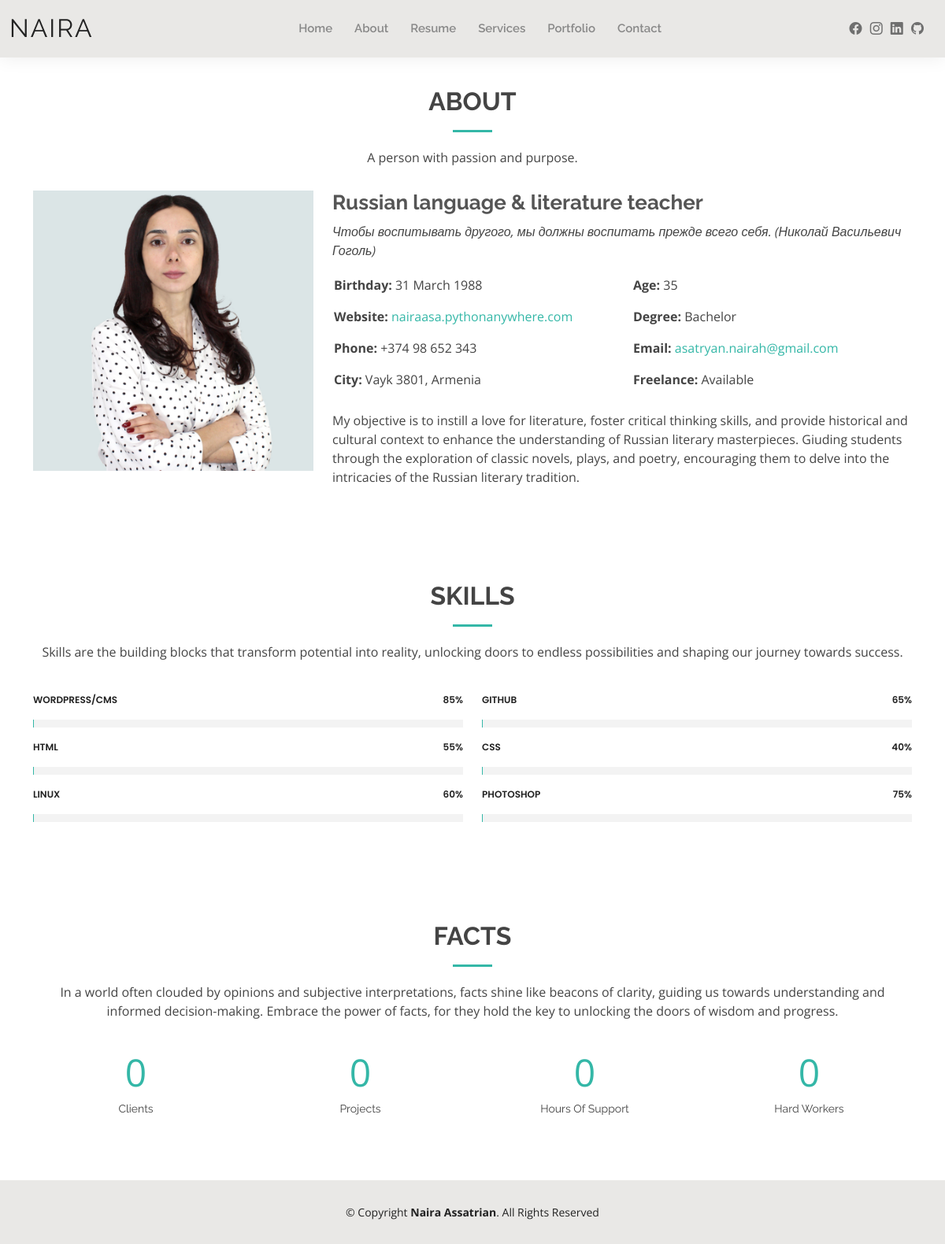
The page /about/ on the database its author committed.
### resume/models.py (models this page shows, shortened)
class PersonalData(models.Model):
    first_name = models.TextField(max_length=20)
    last_name = models.TextField(max_length=30)
    who_i_am = models.TextField(max_length=50, blank=True, null=True)
    summary = models.TextField(max_length=500, blank=True, null=True)
    address = models.TextField(max_length=50, blank=True, null=True)
    tel = models.CharField(max_length=15, blank=True, null=True)
    email = models.EmailField(blank=True, null=True)
    bday = models.CharField(max_length=50, blank=True, null=True)
    website = models.CharField(max_length=50, blank=True, null=True)
    quote = models.TextField(max_length=500, blank=True, null=True)
    quote01 = models.TextField(max_length=500, blank=True, null=True)
    quote02 = models.TextField(max_length=500, blank=True, null=True)
    quote03 = models.TextField(max_length=500, blank=True, null=True)
    quote04 = models.TextField(max_length=500, blank=True, null=True)
    quote05 = models.TextField(max_length=500, blank=True, null=True)
    quote06 = models.TextField(max_length=500, blank=True, null=True)
    user = models.ForeignKey(User, on_delete = models.CASCADE)

class Skill(models.Model):
    name = models.TextField(max_length=30)
    value = models.PositiveIntegerField(validators=[MaxValueValidator(100), MinValueValidator(1)], default=1)

class Fact(models.Model):
    name = models.TextField()
    value = models.IntegerField()

### resume/views.py (the view)
# urls.py: path("about/", about, name = "about"),
def about(request):
    skills = Skill.objects.all()
    facts = Fact.objects.all()
    personal_data = PersonalData.objects.first()
    data2 = {
        "skills": [skills[:3],skills[3:]],
        "facts": facts,
        "personal_data": personal_data
    }
    return render(request, "about.html", context=data2)

### resume/templates/about.html (shortened to what this page needs)
{% extends "base.html" %} {% load static %} {% block bodycontent %}
  <main id="main">
    <section id="about" class="about">
      <div class="container" data-aos="fade-up">
        <div class="section-title">
          <h2>About</h2>
          <p>{{personal_data.quote01}}</p>
        </div>
        <div class="row">
          <div class="col-lg-4">
            <img src="{% static 'assets/img/about.jpg' %}" class="img-fluid" alt="">
          </div>
          <div class="col-lg-8 pt-4 pt-lg-0 content">
            <h3>Russian language &amp; literature teacher</h3>
            <p class="fst-italic">
              {{personal_data.quote02}}
            </p>
            <div class="row">
              <div class="col-lg-6">
                <ul>
                  <li><i class="bi bi-rounded-right"></i> <strong>Birthday:</strong> {{personal_data.bday}}</li>
                  <li><i class="bi bi-rounded-right"></i> <strong>Website:</strong><a href="https://nairaasa.pythonanywhere.com" target="_blank"> {{personal_data.website}}</a> </li>
                  <li><i class="bi bi-rounded-right"></i> <strong>Phone:</strong> {{personal_data.tel}}</li>
                  <li><i class="bi bi-rounded-right"></i> <strong>City:</strong> {{personal_data.address}}</li>
                </ul>
              </div>
              <div class="col-lg-6">
                <ul>
                  <li><i class="bi bi-rounded-right"></i> <strong>Age:</strong> 35</li>
                  <li><i class="bi bi-rounded-right"></i> <strong>Degree:</strong> Bachelor</li>
                  <li><i class="bi bi-rounded-right"></i> <strong>Email:</strong><a href = "mailto: abc@example.com" target="_blank"> {{personal_data.email}}</a></li>
                  <li><i class="bi bi-rounded-right"></i> <strong>Freelance:</strong> Available</li>
                </ul>
              </div>
            </div>
            <p>
              {{personal_data.quote03}}
            </p>
          </div>
        </div>
      </div>
    </section>
    <section id="skills" class="skills">
      <div class="container" data-aos="fade-up">
        <div class="section-title">
          <h2>Skills</h2>
          <p>{{personal_data.quote04}}</p>
        </div>
        <div class="row skills-content">
          <div class="col-lg-6">
            {% for skill in skills.0 %}
            <div class="progress">
              <span class="skill">{{skill.name}} <i class="val">{{skill.value}}%</i></span>
              <div class="progress-bar-wrap">
              </div>
            </div>
            {% endfor %}
          </div>
          <div class="col-lg-6">
            {% for skill in skills.1 %}
            <div class="progress">
              <span class="skill">{{skill.name}} <i class="val">{{skill.value}}%</i></span>
              <div class="progress-bar-wrap">
              </div>
            </div>
            {% endfor %}
          </div>
        </div>
      </div>
    </section>
    <section id="facts" class="facts">
      <div class="container" data-aos="fade-up">
        <div class="section-title">
          <h2>Facts</h2>
          <p>{{personal_data.quote05}}</p>
        </div>
        <div class="row counters">
          <div class="col-lg-3 col-6 text-center">
            <span data-purecounter-start="0" data-purecounter-end="100" data-purecounter-duration="1" class="purecounter"></span>
            <p>{{facts.0.name}}</p>
          </div>
          <div class="col-lg-3 col-6 text-center">
            <span data-purecounter-start="0" data-purecounter-end="1" data-purecounter-duration="1" class="purecounter"></span>
            <p>{{facts.1.name}}</p>
          </div>
          <div class="col-lg-3 col-6 text-center">
            <span data-purecounter-start="0" data-purecounter-end="1500" data-purecounter-duration="1" class="purecounter"></span>
            <p>{{facts.2.name}}</p>
          </div>
          <div class="col-lg-3 col-6 text-center">
            <span data-purecounter-start="0" data-purecounter-end="15" data-purecounter-duration="1" class="purecounter"></span>
            <p>{{facts.3.name}}</p>
          </div>
        </div>
      </div>
    </section>
  </main>
{% endblock %}

### resume/static/assets/css/style.css (style rules this page uses)
body { font-family: "Open Sans", sans-serif; color: #444444; }
a { color: #34b7a7; text-decoration: none; }
h1, h2, h3, h4, h5, h6 { font-family: "Raleway", sans-serif; }
#main { margin-top: 50px; }
section { padding: 60px 0; }
.section-title { text-align: center; padding-bottom: 30px; }
.section-title h2 { font-size: 32px; font-weight: bold; text-transform: uppercase; margin-bottom: 20px; padding-bottom: 20px; position: relative; }
.section-title h2::after { content: ""; position: absolute; display: block; width: 50px; height: 3px; background: #34b7a7; bottom: 0; left: calc(50% - 25px); }
.section-title p { margin-bottom: 0; }
.about .content h3 { font-weight: 700; font-size: 26px; color: #555555; }
.about .content ul { list-style: none; padding: 0; }
.about .content ul li { padding-bottom: 10px; }
.about .content ul i { font-size: 20px; padding-right: 2px; color: #34b7a7; }
.about .content p:last-child { margin-bottom: 0; }
.skills .progress { height: 60px; display: block; background: none; border-radius: 0; }
.skills .progress .skill { padding: 10px 0; margin: 0 0 6px 0; text-transform: uppercase; display: block; font-weight: 600; font-family: "Poppins", sans-serif; color: #222222; }
.skills .progress .skill .val { float: right; font-style: normal; }
.skills .progress-bar-wrap { background: #f3f3f3; }
.facts .counters span { font-size: 48px; display: block; color: #34b7a7; }
.facts .counters p { padding: 0; margin: 0 0 20px 0; font-family: "Raleway", sans-serif; font-size: 14px; }

### rows shown on the page
PersonalData: quote01 "A person with passion and purpose.", quote02 "Чтобы воспитывать другого, мы должны воспитать прежде всего себя. (Николай Васильевич Гоголь)", bday "31 March 1988", website "nairaasa.pythonanywhere.com", tel "+374 98 652 343", address "Vayk 3801, Armenia", email "asatryan.nairah@gmail.com", quote03 "My objective is to instill a love for literature, foster critical thinking skills, and provide historical and cultural context to enhance the understanding of Russian literary masterpieces. Giuding students through the exploration of classic novels, plays, and poetry, encouraging them to delve into the intricacies of the Russian literary tradition.", quote04 "Skills are the building blocks that transform potential into reality, unlocking doors to endless possibilities and shaping our journey towards success.", quote05 "In a world often clouded by opinions and subjective interpretations, facts shine like beacons of clarity, guiding us towards understanding and informed decision-making. Embrace the power of facts, for they hold the key to unlocking the doors of wisdom and progress."
Skill: name "WORDPRESS/CMS", value "85"
Skill: name "HTML", value "55"
Skill: name "LINUX", value "60"
Skill: name "GITHUB", value "65"
Skill: name "CSS", value "40"
Skill: name "PHOTOSHOP", value "75"
Fact: name "Clients"
Fact: name "Projects"
Fact: name "Hours Of Support"
Fact: name "Hard Workers"
